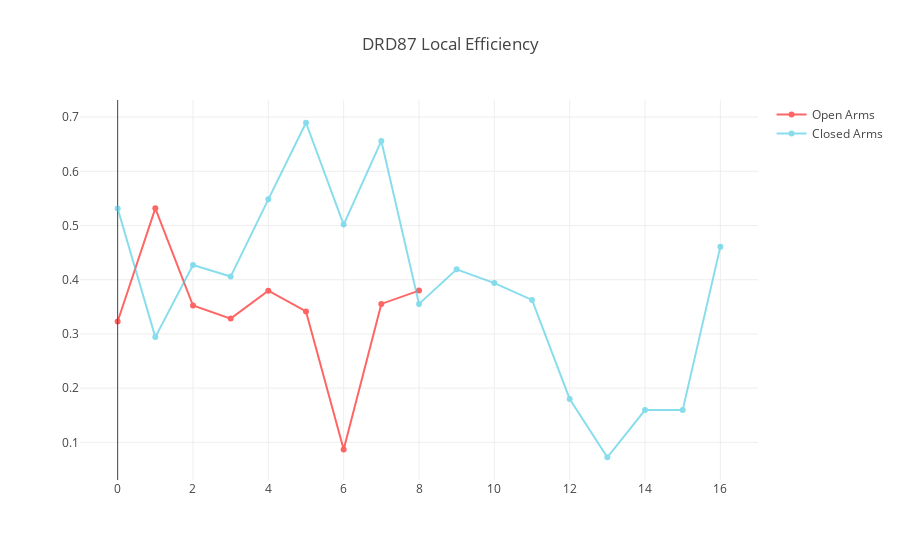

Notebook code for this chart:
### Code cell
open_measures = list()
for graph in open_arms_graphs:
    open_measures.append(nx.local_efficiency(graph.graph))

np.mean(open_measures)
    
closed_measures = list()
for graph in closed_arms_graphs:
    closed_measures.append(nx.local_efficiency(graph.graph))

np.mean(closed_measures)

x_axis = max(len(open_measures), len(closed_measures))
plot_network_measures(open_measures, closed_measures, x_axis, title="DRD87 Local Efficiency")

### Figure 1 — Plotly figure (JSON) as saved in the notebook; plotly's stock layout.template omitted (floating-point values rounded to 4 significant figures)
{"data": [{"marker": {"color": "rgb(255, 0, 0)"}, "mode": "lines+markers", "name": "Open Arms", "opacity": 0.6, "text": [0.3229, 0.5317, 0.3524, 0.3283, 0.3798, 0.3414, 0.08696, 0.3554, 0.3799], "textposition": "middle center", "type": "scatter", "uid": "ef37de", "x": 17, "y": [0.3229, 0.5317, 0.3524, 0.3283, 0.3798, 0.3414, 0.08696, 0.3554, 0.3799]}, {"marker": {"color": "rgb(58,200,225)"}, "mode": "lines+markers", "name": "Closed Arms", "opacity": 0.6, "text": [0.5314, 0.2941, 0.4271, 0.4058, 0.5482, 0.6896, 0.5018, 0.6561, 0.3554, 0.4191, 0.3937, 0.3626, 0.18, 0.07246, 0.1594, 0.1594, 0.461], "textposition": "middle center", "type": "scatter", "uid": "9d664d", "x": 17, "y": [0.5314, 0.2941, 0.4271, 0.4058, 0.5482, 0.6896, 0.5018, 0.6561, 0.3554, 0.4191, 0.3937, 0.3626, 0.18, 0.07246, 0.1594, 0.1594, 0.461]}], "layout": {"autosize": true, "title": "DRD87 Local Efficiency", "xaxis": {"autorange": true, "range": [-0.9612, 16.96]}, "yaxis": {"autorange": true, "range": [0.02726, 0.7348], "type": "linear"}}}
